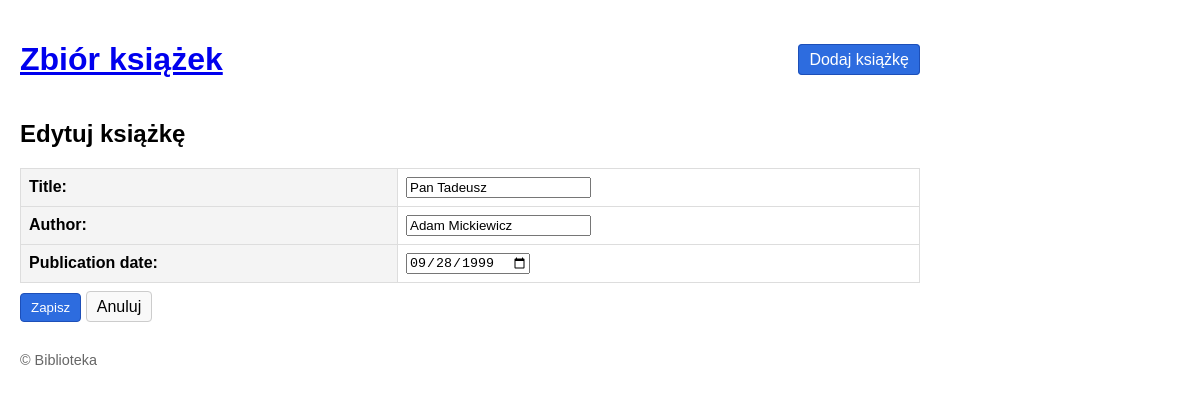
Page /books/4/edit/ on the committed database.
### books/models.py (models this page shows, shortened)
class Book(models.Model):
    title = models.CharField(max_length=255)
    author = models.CharField(max_length=255)
    publication_date = models.DateField(validators=[validate_publication_year])
    class Meta:
        ordering = ['-publication_date', 'title']

### books/views.py (the view)
# urls.py: path('<int:pk>/edit/', views.BookUpdateView.as_view(), name='book-edit'),
class BookUpdateView(UpdateView):
    model = Book
    form_class = BookForm
    template_name = 'books/book_form.html'
    success_url = reverse_lazy('books:book-list')

### books/views.py
class BookForm(forms.ModelForm):
    publication_date = forms.DateField(
        widget=forms.DateInput(attrs={'type': 'date'})
    )
    class Meta:
        model = Book
        fields = ['title', 'author', 'publication_date']

### books/templates/books/book_form.html (shortened to what this page needs)
{% extends "books/base.html" %}
{% block content %}
  <h2>{% if object %}Edytuj książkę{% else %}Dodaj nową książkę{% endif %}</h2>
  <form method="post">
    <table>
      {{ form.as_table }}
    </table>
    <div style="margin-top:10px;">
      <button class="btn btn-primary" type="submit">Zapisz</button>
      <a class="btn" href="{% url 'books:book-list' %}">Anuluj</a>
    </div>
  </form>
{% endblock %}

### books/templates/books/base.html (style rules this page uses)
body { font-family: Arial, sans-serif; margin: 20px; max-width: 900px; }
table { width:100%; border-collapse: collapse; margin-top:10px; }
th, td { border:1px solid #ddd; padding:8px; text-align:left; }
th { background:#f4f4f4; }
.btn { padding:6px 10px; border:1px solid #ccc; background:#f9f9f9; text-decoration:none; color:#000; border-radius:4px; }
.btn-primary { background:#2d6cdf; color:white; border-color:#1d4fb8; }

### rows in the picture
Book: title "Pan Tadeusz", author "Adam Mickiewicz", publication_date "09/28/1999"
